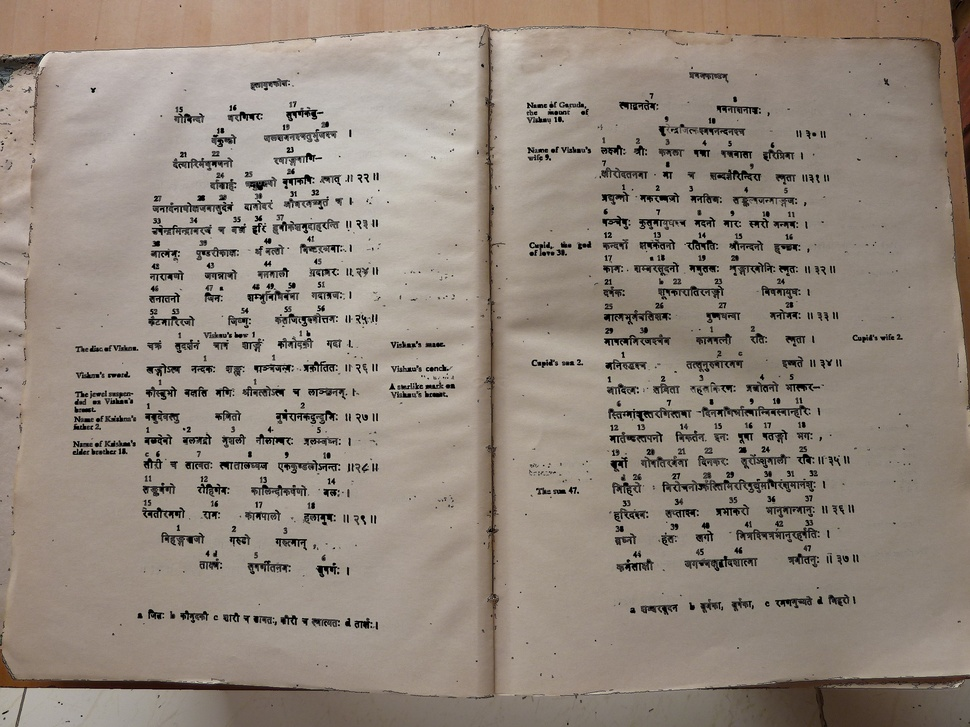
#> input picture python/visual-search/images/test.jpg, 970 x 727 px, shrunk from 2560 x 1920 before the run
$ python edgeupdated.py --image visual-search/images/test.jpg --output out.png   (Python 2 division)
#> lines starting #> are read from the running program, lines starting #| are printed output that depends on the picture; after the words box and inside, x2 and y2 are one past the last pixel; in counts of white or black regions, pixels touching at a corner belong together
import cv2
import numpy as np
from matplotlib import pyplot as plt
import signal
import time
import argparse


ap = argparse.ArgumentParser()
ap.add_argument("-i", "--image", required = True,
		       help = "Path to the directory that contains image file")

ap.add_argument("-o", "--output", required = True,
		       help = "enter output image file name")

clahe = cv2.createCLAHE(clipLimit=2.0, tileGridSize=(8,8))
kernel1 = np.ones((5,5),np.uint8)
kernel2 = np.ones((3,3),np.uint8)
# [7 lines of commented-out code are left out]

args = vars(ap.parse_args())
imagefile = args["image"]

img = cv2.imread(imagefile,0)
#> img: shape (727, 970); min 0, max 238, mean 138.3
cv2.imshow("img",img)

resultimgfile=args["output"]
print resultimgfile

blur=cv2.medianBlur(img,5)
cl1 = clahe.apply(blur)
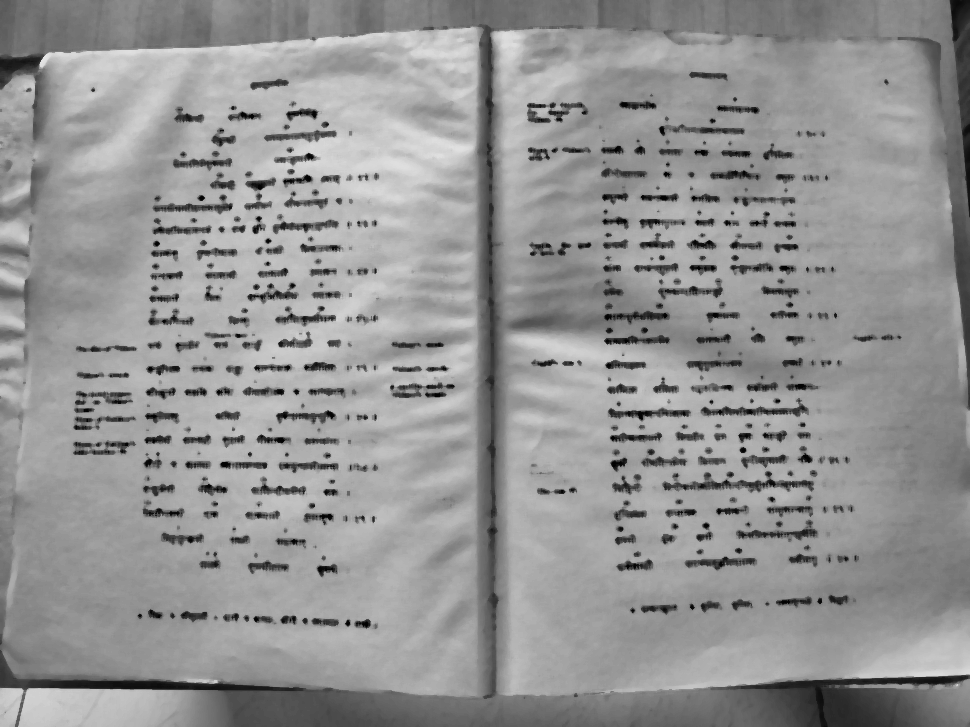
#> cl1: shape (727, 970); min 1, max 230, mean 147.7
#cv2.imshow('cl1', cl1)

circles_mask = cv2.dilate(cl1,kernel1,iterations = 6)
circles_mask = (255-circles_mask)
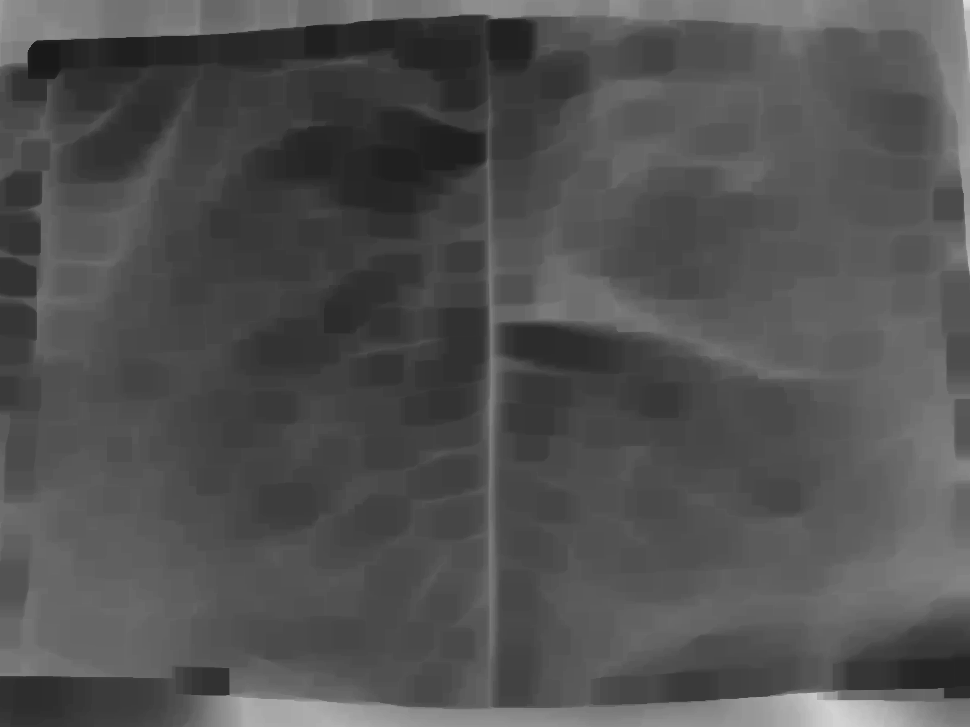
#> circles_mask: shape (727, 970); min 25, max 219, mean 81.5
#cv2.imshow('circles_mask', circles_mask)

circles_mask = cv2.threshold(circles_mask, 0, 255, cv2.THRESH_BINARY)[1]
#> circles_mask: shape (727, 970); every value is 255
edges = cv2.Canny(cl1,100,200)
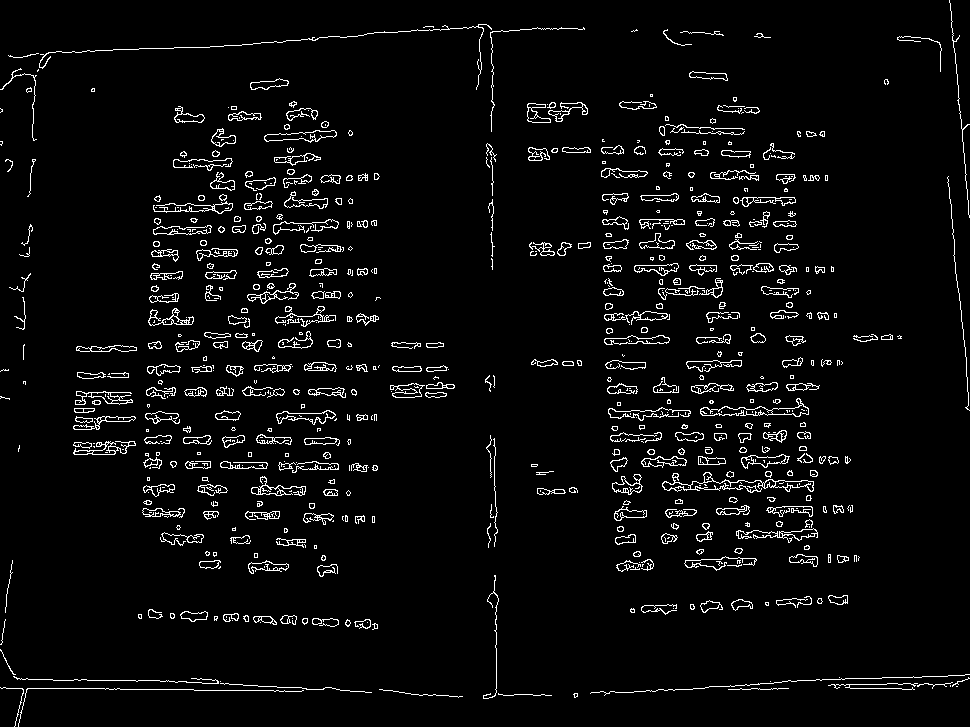
#> edges: shape (727, 970); 4.3% white in thin lines or dots

#edges = cv2.bitwise_and(edges,edges,mask=circles_mask)
#cv2.imshow('edges', edges)
dilation = cv2.dilate(edges,kernel1,iterations = 1)
#> dilation: shape (727, 970); 18.9% white; 263 white regions, largest, box (x1, y1, x2, y2) and area: (0, 22, 587, 143) 5341, (0, 617, 374, 727) 4263, (660, 421, 820, 503) 4048
#cv2.imshow('dilation', dilation)

display = cv2.bitwise_and(img,img,mask=dilation)
#cv2.imshow('display', display)
cl2 = clahe.apply(display)
cl2 = clahe.apply(cl2)


ret,th = cv2.threshold(cl2,0,255,cv2.THRESH_BINARY+cv2.THRESH_OTSU)
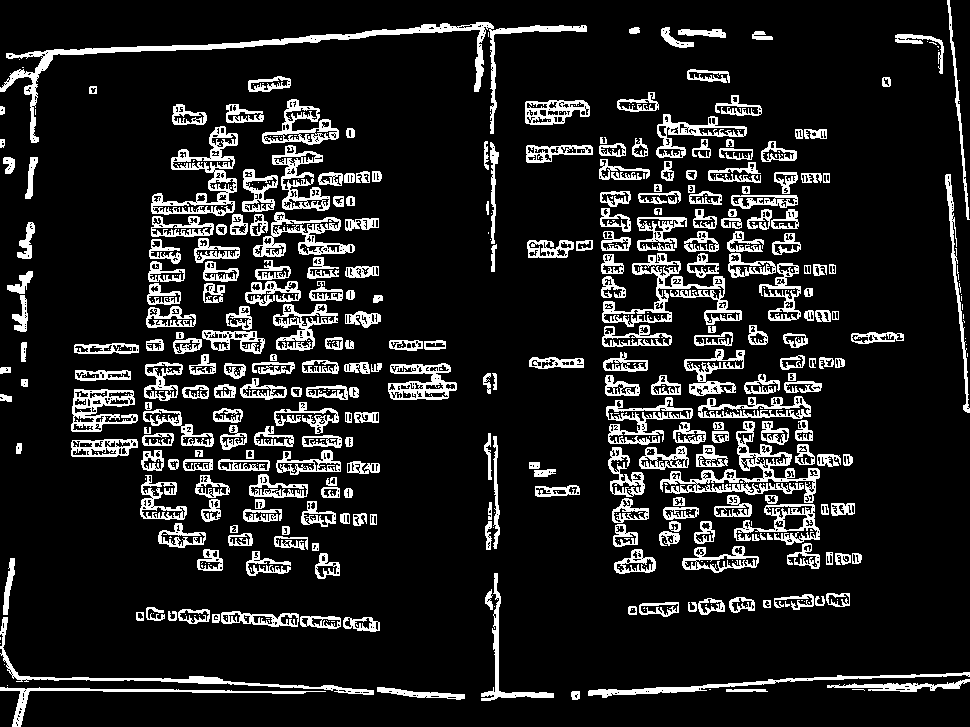
#> th: shape (727, 970); 13.2% white; 585 white regions (306 under 20 px), largest, box (x1, y1, x2, y2) and area: (0, 22, 587, 143) 4818, (660, 421, 820, 503) 2693, (602, 253, 742, 327) 2322
#> ret = 81
th = 255 - th

thg = cv2.adaptiveThreshold(display,255,cv2.ADAPTIVE_THRESH_GAUSSIAN_C,\
            cv2.THRESH_BINARY,11,2)
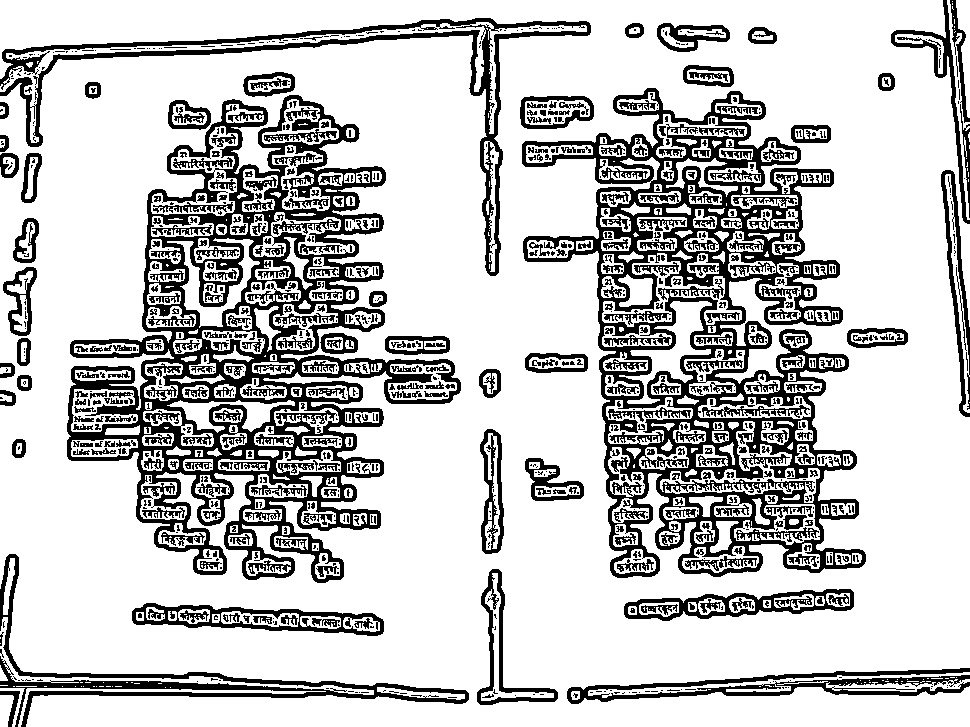
#> thg: shape (727, 970); 76.5% white; 889 black regions (541 under 20 px), largest, box (x1, y1, x2, y2) and area: (522, 88, 866, 578) 46136, (67, 95, 461, 583) 44396, (0, 18, 591, 276) 9493

#cv2.imshow('thg', thg)

#cv2.imshow('th', th)

saveimgfile=resultimgfile.split(".")
print saveimgfile[1]

final = cv2.bitwise_and(dilation,dilation,mask=th)
#> final: shape (727, 970); 5.8% white in thin lines or dots
#cv2.imshow('final', final)
cv2.imwrite("Filtered-images/"+str(saveimgfile[0])+"1."+str(saveimgfile[1]),final)

finalg = cv2.bitwise_and(dilation,dilation,mask=thg)
#> finalg: shape (727, 970); 12.9% white in thin lines or dots
#cv2.imshow('finalg', finalg)
cv2.imwrite("Filtered-images/"+str(saveimgfile[0])+"2."+str(saveimgfile[1]),finalg)

finalg = 255 - finalg
#> finalg: shape (727, 970); 87.1% white; black in thin lines or dots

abso = cv2.bitwise_and(dilation,dilation,mask=finalg)
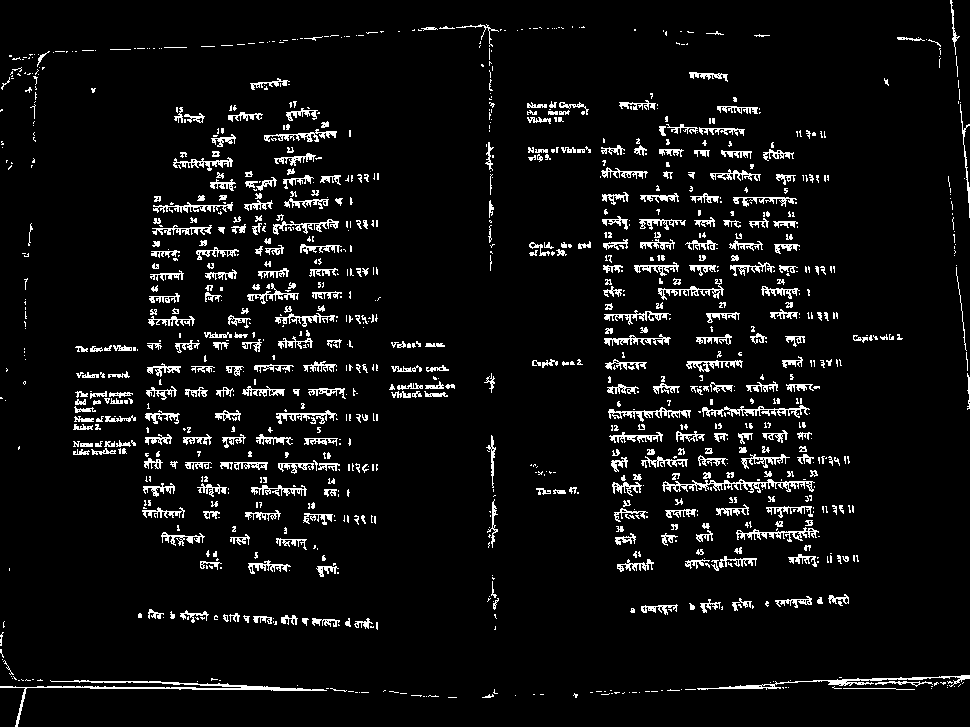
#> abso: shape (727, 970); 6% white in thin lines or dots
#cv2.imshow('abso', abso)
cv2.imwrite("Filtered-images/"+str(saveimgfile[0])+"orig."+str(saveimgfile[1]),abso)

cv2.waitKey(0)
